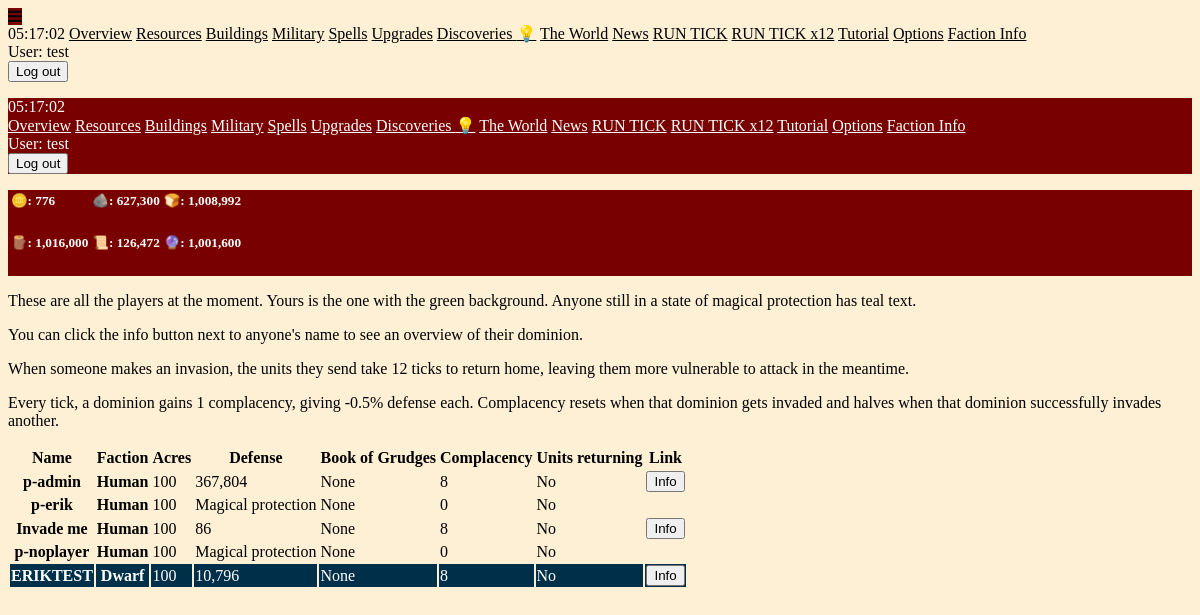
The page /world (signed in) on the database its author committed.
### maingame/models.py (models this page shows, shortened)
class Player(models.Model):
    associated_user = models.OneToOneField(User, on_delete=models.CASCADE, null=True, blank=True, unique=True)
    name = models.CharField(max_length=50, null=True, blank=True, unique=True)
    timezone = models.CharField(max_length=50, default="UTC")
    is_starving = models.BooleanField(default=False)
    has_unread_events = models.BooleanField(default=False)
    protection_ticks_remaining = models.IntegerField(default=72)
    complacency = models.IntegerField(default=0)
    has_tick_units = models.BooleanField(default=False)
    show_tutorials = models.BooleanField(default=True)
    theme = models.CharField(max_length=50, null=True, blank=True, default="ODA")
    is_abandoned = models.BooleanField(default=False)
    use_am_pm = models.BooleanField(default=True)
    acres = models.IntegerField(default=100)
    incoming_acres_dict = models.JSONField(default=dict, blank=True)
    primary_resource_name = models.CharField(max_length=50, null=True, blank=True)
    primary_resource_per_acre = models.IntegerField(default=0)
    building_primary_resource_name = models.CharField(max_length=50, null=True, blank=True)
    building_secondary_resource_name = models.CharField(max_length=50, null=True, blank=True)
    building_primary_cost_per_acre = models.IntegerField(default=100)
    building_secondary_cost_per_acre = models.IntegerField(default=10)
    upgrade_cost = models.IntegerField(default=300)
    upgrade_exponent = models.FloatField(default=1.03, null=True, blank=True)
    perk_dict = models.JSONField(default=dict, blank=True)
    faction_name = models.CharField(max_length=50, null=True, blank=True)
    discovery_points = models.IntegerField(default=0)
    available_discoveries = models.JSONField(default=list, blank=True)
    learned_discoveries = models.JSONField(default=list, blank=True)
    last_sold_resource_name = models.CharField(max_length=50, null=True, blank=True)
    last_bought_resource_name = models.CharField(max_length=50, null=True, blank=True)
    @property
    def defense(self):
        defense = 0
        for unit in Unit.objects.filter(ruler=self):
            defense += unit.quantity_at_home * unit.dp
        multiplier = 1 - (self.complacency / 200)
        return max(0, int(defense * multiplier))
    @property
    def strid(self):
        return f"{self.id}"
    @property
    def has_units_returning(self):
        for unit in Unit.objects.filter(ruler=self):
            if unit.quantity_returning > 0:
                return True
        return False
    @property
    def barren_acres(self):
        barren_acres = self.acres
        for building in Building.objects.filter(ruler=self):
            barren_acres -= building.quantity
        return barren_acres
    @property
    def header_rows(self):
        iterator = -1
        row_number = 0
        header_rows = {}
        for resource in Resource.objects.filter(ruler=self):
            iterator += 1
            if iterator % math.ceil(Resource.objects.filter(ruler=self).count() / 2) == 0:
                row_number += 1
                header_rows[str(row_number)] = []
            readout = f"{resource.icon}: {int(resource.quantity):,}"
            tooltip = resource.name
            header_rows[str(row_number)].append({
                "readout": readout,
                "tooltip": tooltip
            })
        return header_rows

class Unit(models.Model):
    ruler = models.ForeignKey(Player, on_delete=models.PROTECT, null=True, blank=True)
    name = models.CharField(max_length=50, null=True, blank=True)
    dp = models.IntegerField(default=0)
    op = models.IntegerField(default=0)
    is_trainable = models.BooleanField(default=True)
    cost_dict = models.JSONField(default=dict, blank=True)
    upkeep_dict = models.JSONField(default=dict, blank=True)
    training_dict = models.JSONField(default=dict, blank=True)
    returning_dict = models.JSONField(default=dict, blank=True)
    quantity_at_home = models.IntegerField(default=0)
    perk_dict = models.JSONField(default=dict, blank=True)
    faction = models.ForeignKey(Faction, on_delete=models.PROTECT, null=True, blank=True)
    @property
    def quantity_returning(self):
        total = 0
        for key, value in self.returning_dict.items():
            total += value
        return total

### maingame/views.py (the view)
# urls.py: path("world", views.world, name="world"),
@login_required
def world(request):
    try:
        my_player = Player.objects.get(associated_user=request.user)
    except:
        return redirect("register")
    players = Player.objects.all().order_by('-acres')
    if "book_of_grudges" in my_player.perk_dict:
        for player in players:
            if str(player.id) not in my_player.perk_dict["book_of_grudges"]:
                my_player.perk_dict["book_of_grudges"][str(player.id)] = {}
                my_player.perk_dict["book_of_grudges"][str(player.id)]["pages"] = 0
                my_player.perk_dict["book_of_grudges"][str(player.id)]["animosity"] = 0
    context = {
        "players": players,
    }
    return render(request, "maingame/world.html", context)

### maingame/context_processors/context_processors.py (called while the page is built)
def player_context_processor(request):
    active_player = None
    if request.user.is_authenticated:
        active_player = Player.objects.filter(associated_user=request.user).first()
    return {
        "active_player": active_player,
        "round": Round.objects.first(),
    }

### maingame/templates/maingame/world.html (shortened to what this page needs)
{% extends "base.html" %}
{% load humanize %}
{% load extra_tags %}
{% block content %}
<div>
    {% if active_player.show_tutorials %}
    <p>These are all the players at the moment. Yours is the one with the green background. Anyone still in a state of magical protection has teal text.</p>
    <p>You can click the info button next to anyone's name to see an overview of their dominion.</p>
    <p>When someone makes an invasion, the units they send take 12 ticks to return home, leaving them more vulnerable to attack in the meantime.</p>
    <p>
        Every tick, a dominion gains 1 complacency, giving -0.5% defense each. Complacency resets when that dominion gets invaded and halves when that dominion
        successfully invades another.
    </p>
    {% endif %}
    <table class="table striped max-w-md">
        <thead>
            <tr>
                <th>Name</th>
                <th>Faction</th>
                <th>Acres</th>
                <th>Defense</th>
                {% if "book_of_grudges" in active_player.perk_dict %}
                <th>Book of Grudges</th>
                {% endif %}
                <th>Complacency</th>
                <th>Units returning</th>
                <th>Link</th>
            </tr>
        </thead>
        <tbody>
            {% for player in players %}
                <tr class="{% if player.id == active_player.id %}card_colors {% endif %}{% if player.protection_ticks_remaining > 0 %}text-teal-400{% endif %}">
                    <th class="u-align-middle">{{ player.name }}</th>
                    <th class="u-align-middle">{{ player.faction_name|title }}</th>
                    <td class="u-align-middle">{{ player.acres }}</td>
                    <td class="u-align-middle">{% if player.protection_ticks_remaining == 0 and round.has_started %}{{ player.defense|intcomma }}{% else %}Magical protection{% endif %}</th>
                    {% if "book_of_grudges" in active_player.perk_dict %}
                    <td class="u-align-middle">
                        {% if player.strid in active_player.perk_dict.book_of_grudges %}
                        {{ active_player.perk_dict.book_of_grudges|getattr:player.strid|getattr:"pages" }} pages,
                        +{{ active_player.perk_dict.book_of_grudges|getattr:player.strid|getattr:"animosity" }}% OP
                        {% else %}
                        None
                        {% endif %}
                    </td>
                    {% endif %}
                    <td class="u-align-middle">{{ player.complacency|intcomma }}</td>
                    <td class="u-align-middle">{% if player.has_units_returning %}Yes{% else %}No{% endif %}</td>
                    <td class="u-align-middle">
                    {% if player.protection_ticks_remaining == 0 %}
                        <a href="{% url 'overview' player.id %}">
                            <button class="py-0">Info</button>
                        </a>
                    {% endif %}
                    </td>
                </tr>
            {% endfor %}
        </tbody>
    </table>
</div>
{% endblock %}

### templates/sidebar_links.html (shortened to what this page needs)
{% if active_player %}
<a href="{% url 'overview' active_player.id %}" class="">Overview</a>
<a href="{% url 'resources' %}" class="">Resources</a>
<a href="{% url 'buildings' %}" class="">Buildings{% if active_player.barren_acres > 0 %} ⚠️{% endif %}</a>
<a href="{% url 'military' %}" class="">Military</a>
<a href="{% url 'spells' %}" class="">Spells</a>
<a href="{% url 'upgrades' %}" class="">Upgrades</a>
<a href="{% url 'discoveries' %}" class="">Discoveries{% if active_player.discovery_points >= 50 %} 💡{% endif %}</a>
<a href="{% url 'world' %}" class="">The World</a>
<a href="{% url 'news' %}" class="">News{% if active_player.has_unread_events > 0 %} ⚠️{% endif %}</a>
<a href="{% url 'run_tick_view' 1 %}" class=" mt-12">RUN TICK</a>
<a href="{% url 'run_tick_view' 12 %}" class="">RUN TICK x12</a>
{% if active_player.show_tutorials %}
<a href="{% url 'tutorial' %}" class="">Tutorial</a>
{% endif %}
<a href="{% url 'options' %}" class="">Options</a>
{% endif %}
<a href="{% url 'faction_info' %}" class="">Faction Info</a>
<form action="{% url 'logout' %}" method="post" class="mt-8">
    <div class="u-flex u-flex-column u-gap-0">
        <span class="text-xs my-0">User: {{ user.username }}</span>
    </div>
    <button type="submit" class="px-1 py-0 w-12 h-4">
        <span class="font-bold">Log out</span>
    </button>
</form>

### rows shown on the page
Player: name "p-admin", faction_name "Human", acres "100", defense "367,804", shows "None", complacency "8", protection_ticks_remaining "Info"
Player: name "p-erik", faction_name "Human", acres "100", protection_ticks_remaining "Magical protection", shows "None", complacency "0"
Player: name "Invade me", faction_name "Human", acres "100", defense "86", shows "None", complacency "8", protection_ticks_remaining "Info"
Player: name "p-noplayer", faction_name "Human", acres "100", protection_ticks_remaining "Magical protection", shows "None", complacency "0"
Player: name "ERIKTEST", faction_name "Dwarf", acres "100", defense "10,796", shows "None", complacency "8", protection_ticks_remaining "Info"

### other values the page prints
{{ user.username }} "test test"
{{ resource_readout.readout }} "🪙: 776" "🪨: 627,300" "🍞: 1,008,992" "🪵: 1,016,000" "📜: 126,472" "🔮: 1,001,600"
